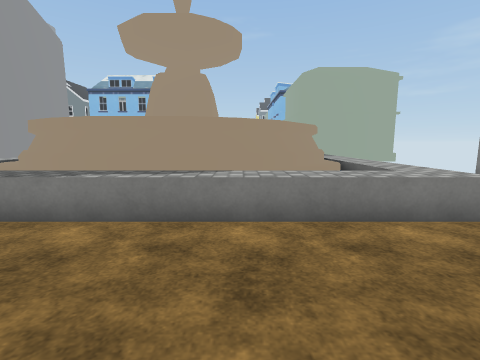
[1] (above)

24 first-person views from a walk through a Unity game level. The camera is 1.3 m above the floor, tilts 8° down and sees 85° across. The floor is counted in squares, 1 m on a side. Each view is taken from the middle of a square. On the plan, view 1 faces up. The plan holds only what a view shows up to about 13 squares ahead; the rest is blank. The place goes on beyond the plan. The player character is not drawn. Some animated figures are left out. Some surface patterns are stand-ins.

[2]
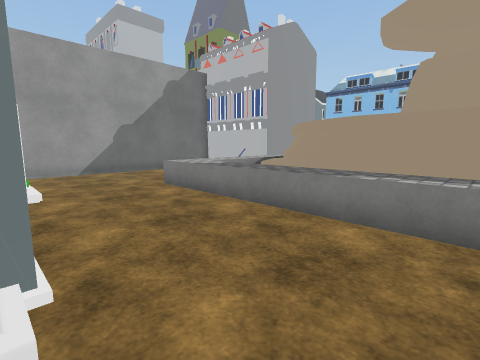

[3]
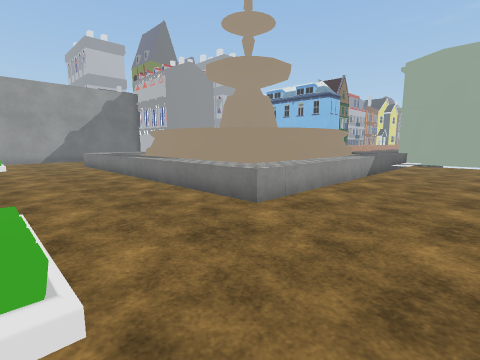

[4]
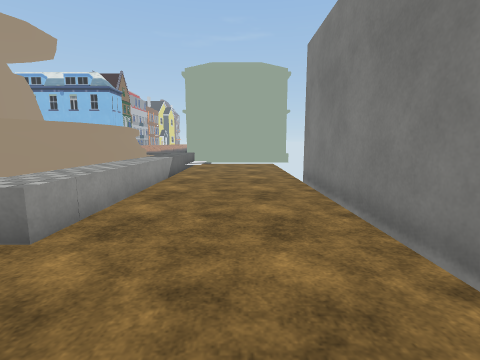

[5]
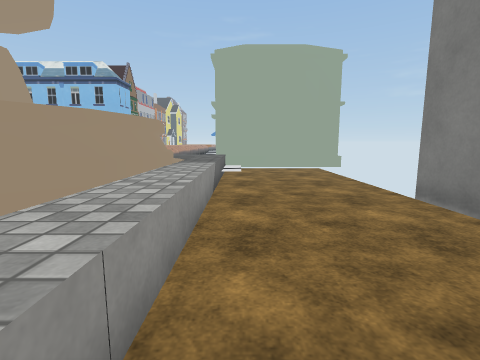

[6]
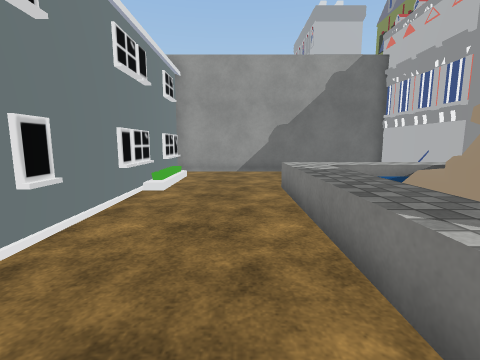

[7]
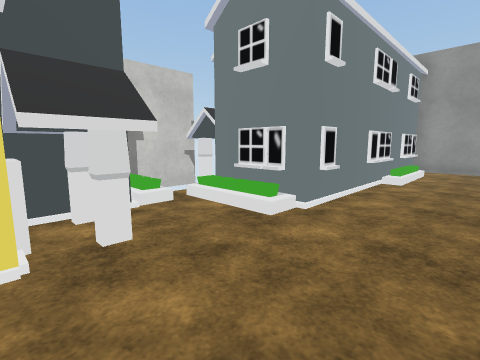

[8]
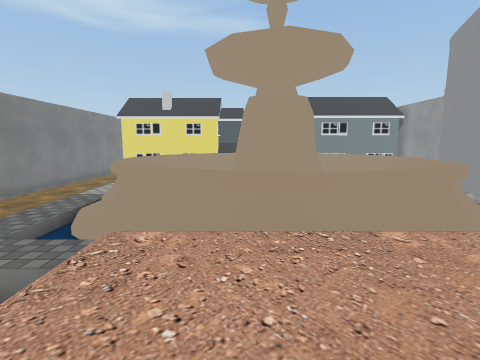

[9]
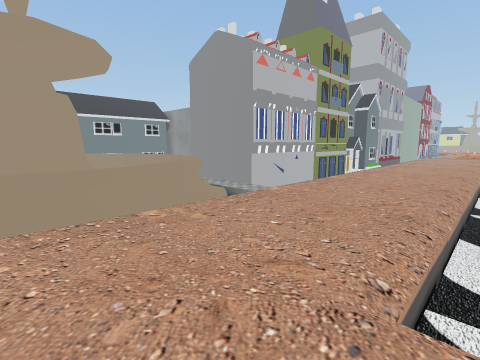

[10]
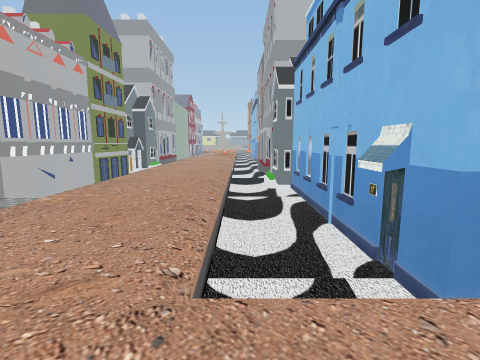

[11]
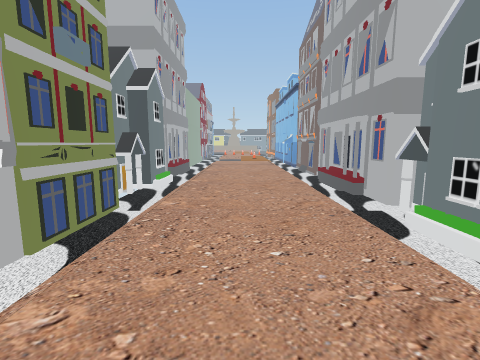

[12]
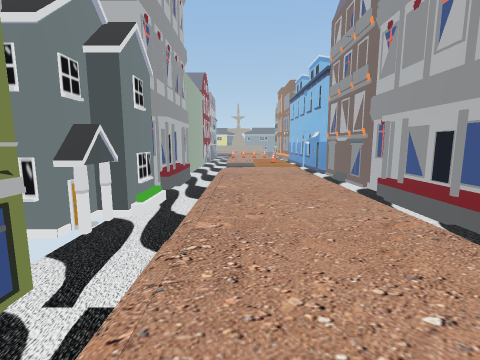

[13]
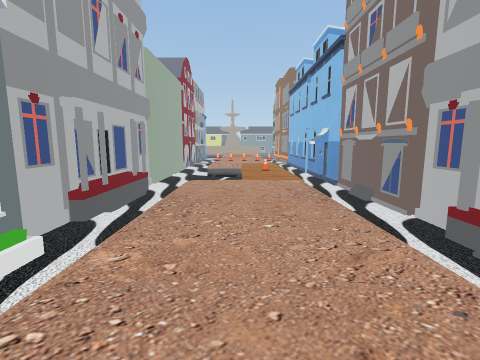

[14]
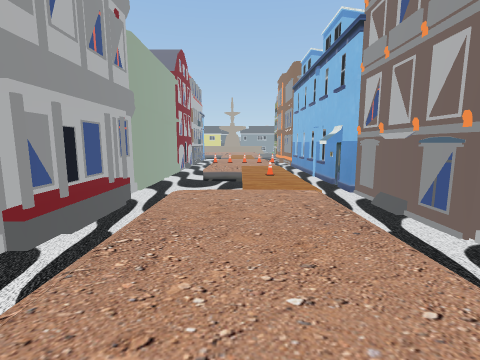

[15]
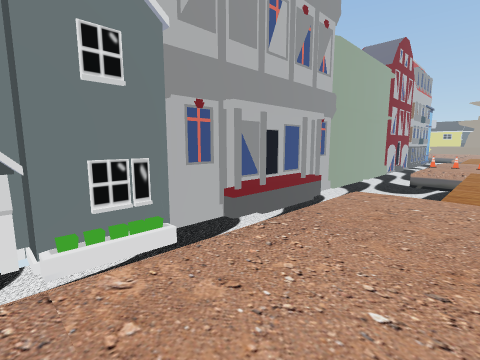

[16]
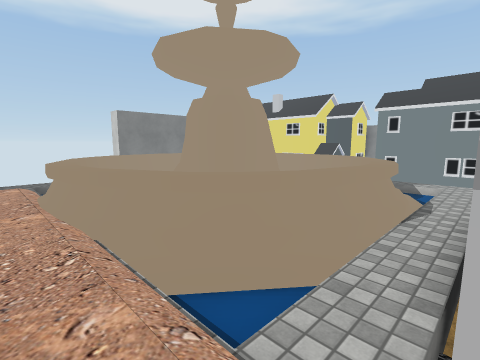

[17]
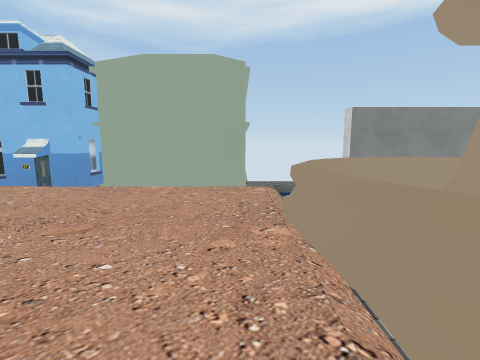

[18]
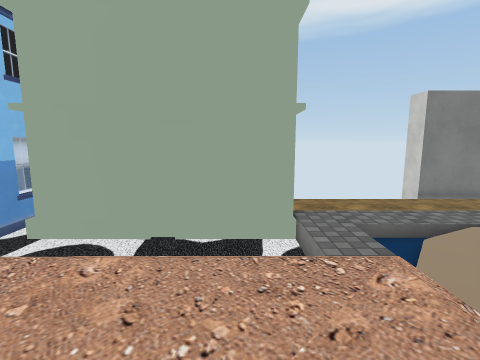

[19]
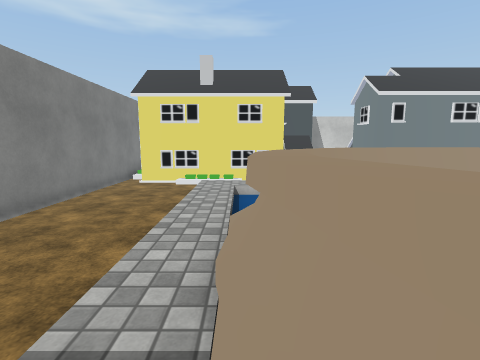

[20]
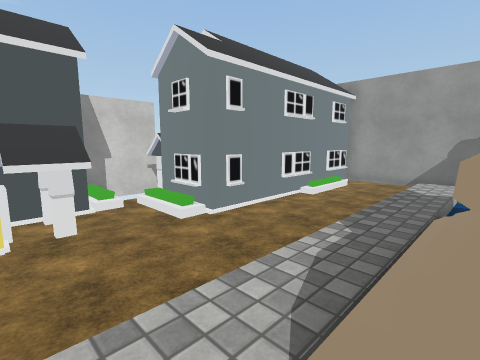

[21]
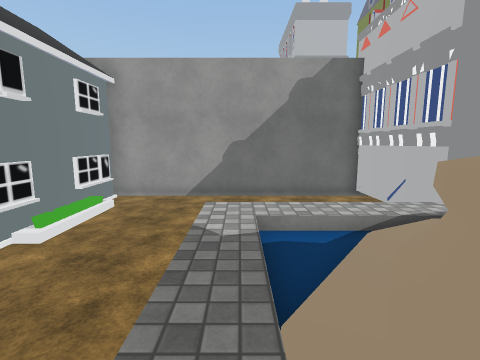

[22]
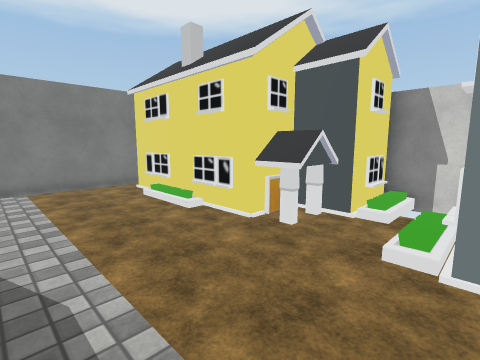

[23]
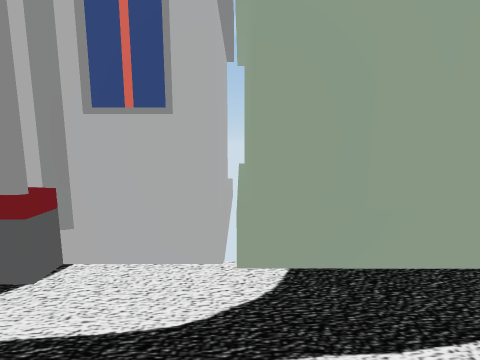

[24]
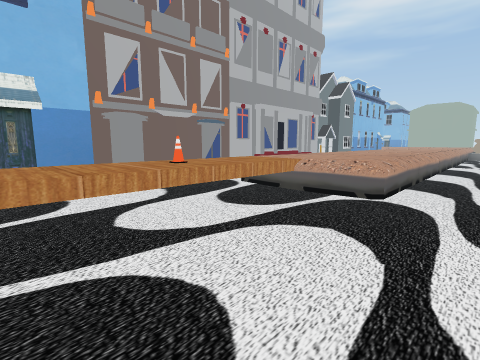

### Floor plan
Key: @ floor where view 1 was taken; # wall or solid block; . main floor; - floor 0.25 m lower than the main floor; _ floor 0.5 m lower than the main floor; < floor 0.75 m lower than the main floor; ( floor 1 m lower than the main floor; / step, stairs or slope; = window, fence, low wall or low ledge; ^ raised ledge; B building; H house; C cone.
Columns run from 35 left of view 1 to 9 right of it. Each row starts with its distance up from view 1.
 23 B####BBB#BBB  BBB<HH##HB<<<<<<<</ ../ <<
 22  <<<<<<<<<<<<<<<<<<<<<<<<<<<<<<</.../ <#
 21 <<<<<<<<             <<<<<<<<<<</.../ <#
 20 ..................................../ <#
 19 ...C................................/ <#
 18 =======............................./ <#
 17 <<<<<<<............................./<<######
 16 <<<<<<<...................//////^^^//---/(((
 15 <<<<<<<<<<<<<<<<<<<<<<<<  <-_/^^^^^^^//-/(((
 14 <<<<<B<<B<<<H#<<<<B###B###B-/^^     ^^/-/(((
 13 BBBBBBBBBBBHHHHH     BB  ##-^^       ^/-((((
 12   B        B HHH          #-^=  ###  ^^-((((
 11   B               BBB     #-^     #  ^^-((((
 10   B                   #####-^   ###  ^^-((((#
  9   B                   #(  (-^^       ^=-((((#
  8   B                   #(  (-/^      ^^/-((((#
  7   B                   #(  (-/=^^   ^^//-((((#
  6                       #(  (-_//^^^^^/_/-((((#
  5                       #((((-------------((((#
  4                       #((((((((((((((((=((((#
  3                       #(((((((((((((((((((((#
  2                       #(((((((((((((((((((((#
  1                       #(((((((((((((((((((((#
  0                       ##########/((@(HH/HHH(#
 -1                                #/((H#
 -2                                #/((H#
 -3                                H(/#
 -4                               HH  #
 -5                               H##

Where each view was taken, in squares from view 1:
view 1: 0 up, 0 right, facing up
view 2: 0 up, 1 left, facing up-left
view 3: 0 up, 8 right, facing up-left
view 4: 1 up, 7 right, facing up
view 5: 4 up, 5 right, facing up
view 6: 3 up, 1 left, facing left
view 7: 3 up, 1 right, facing down-left
view 8: 20 up, 1 left, facing down
view 9: 21 up, 1 left, facing down-left
view 10: 21 up, 1 left, facing left
view 11: 18 up, 9 left, facing left
view 12: 17 up, 14 left, facing left
view 13: 18 up, 19 left, facing left
view 14: 18 up, 21 left, facing left
view 15: 19 up, 21 left, facing down-left
view 16: 17 up, 9 left, facing down-right
view 17: 17 up, 7 left, facing right
view 18: 18 up, 2 left, facing right
view 19: 13 up, 3 right, facing down
view 20: 6 up, 1 right, facing down-left
view 21: 5 up, 3 left, facing left
view 22: 5 up, 4 left, facing down-right
view 23: 16 up, 33 left, facing down
view 24: 14 up, 35 left, facing up-right
